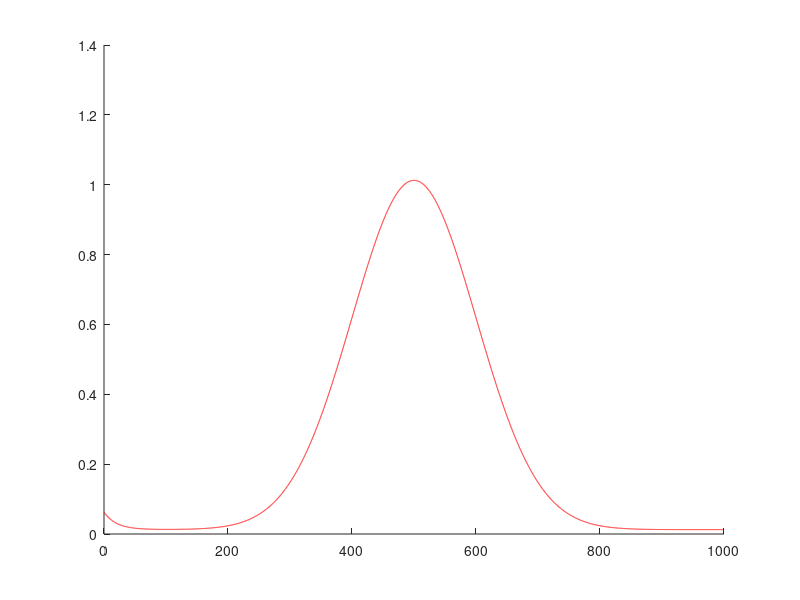

Source code (MATLAB):
clc
clear
close all
start = 0;
final = 1000;
n = 10000;
z_sample = linspace(start,final,n);


z_pred = 500; %predict measurement

%tuning parameters
w_hit = 1;
w_short = 1;
w_max = 0.5;
w_rand = 100;
sigma_hit = 100;
lambda_short = 0.05;

z_max = 8000; %max measurement dist

%p_hit
p_hit = zeros(1,n);
eta_hit = 1/((2*pi*(sigma_hit^2))^0.5); 
eta_hit = 1;
for i = 1:length(z_sample)
    if z_sample(i) >= 0 && z_sample(i) <= z_max
        p_hit(i)  = eta_hit.*exp(-1/2 .* ((z_sample(i) - z_pred)/(sigma_hit)).^2);
    else
        p_hit(i) = 0;
    end
end

%p_short
p_short = zeros(1,n);
short_eta = 1/(1 - exp(-lambda_short*z_pred));
for i = 1:length(z_sample)
    if z_sample(i) >= 0 && z_sample(i) <= z_pred
        p_short(i) = short_eta.*lambda_short.*exp(-lambda_short.*z_sample(i));
    else
        p_short(i) = 0;
    end
end

%p_max
p_max = zeros(1,n);
for i = 1:length(z_sample)
    if z_sample(i) >= z_max
        p_max(i) = 1;
    else
        p_max(i) = 0;
    end
end
%p_rand
p_rand = zeros(1,n);
for i = 1:length(z_sample)
    if z_sample(i)>=0 && z_sample(i) < z_max 
        p_rand(i) = 1/z_max;
    else
        p_rand(i) = 0;
    end
end

figure(1); hold on;
% plot(z_sample,p_hit,'r-');
plot(z_sample,w_hit.*p_hit + w_short.*p_short + w_max.*p_max + w_rand.*p_rand,'r-');






